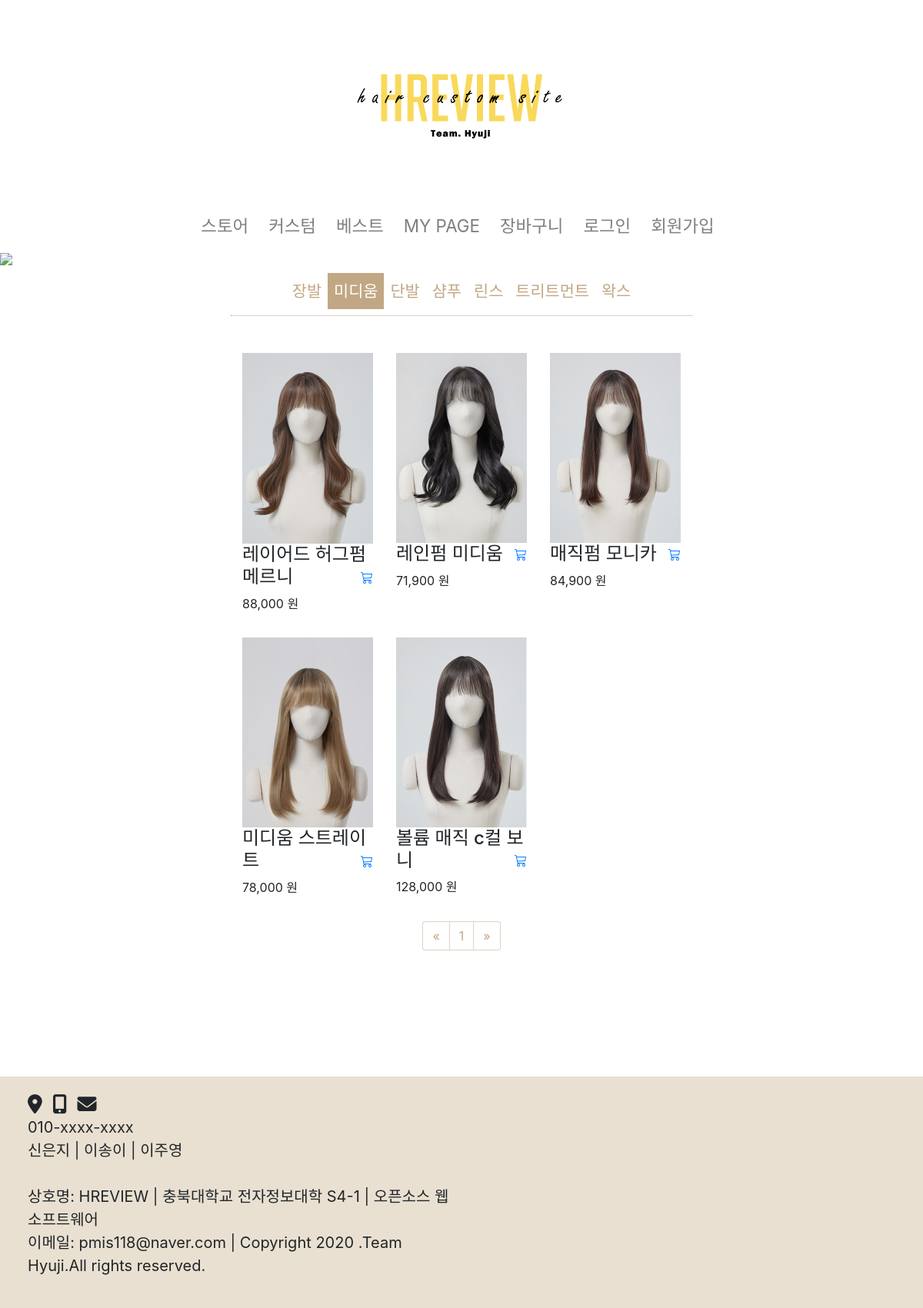
Before: /hyuzi/store/product_list/2 with the older database file.
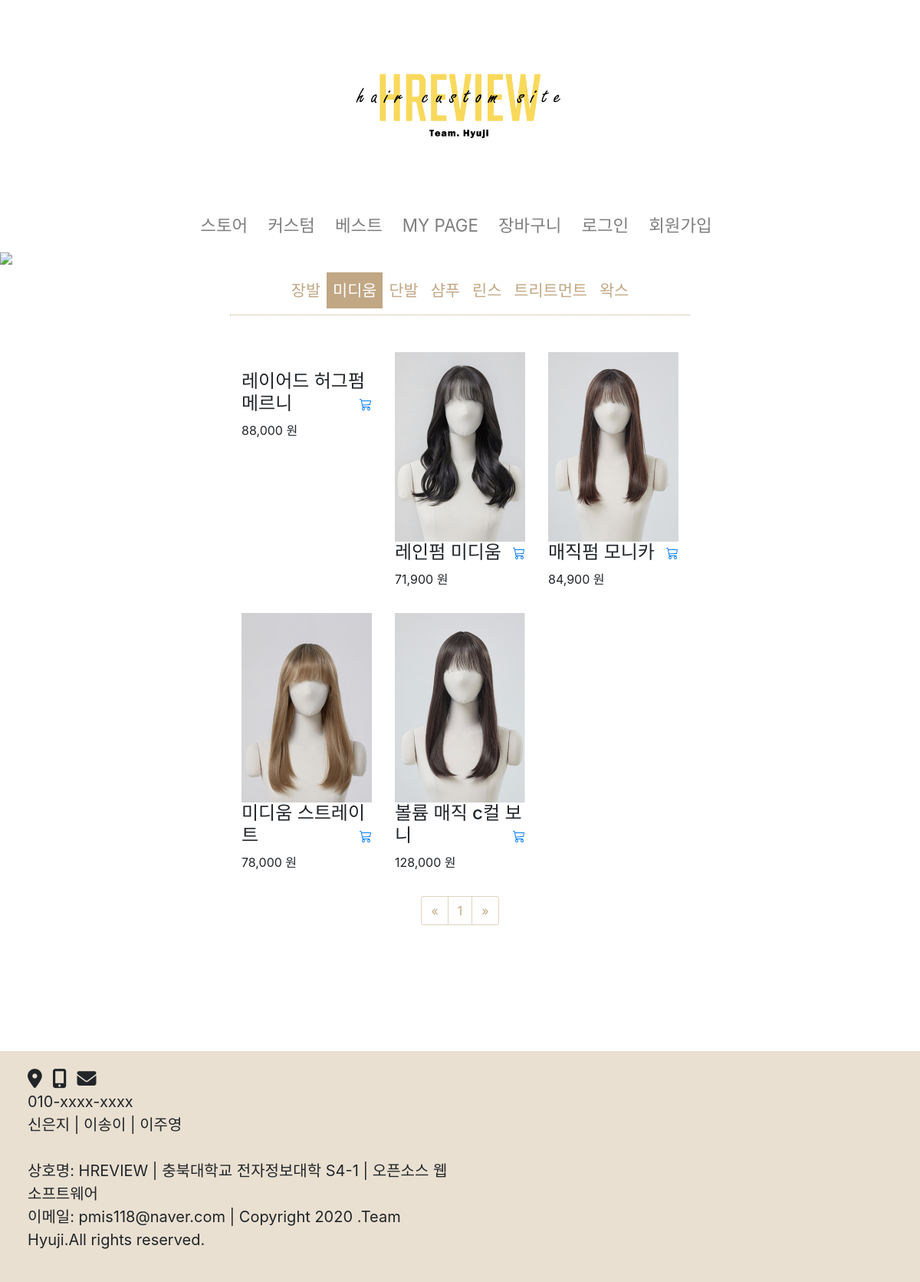
After: the same page with the newer database file.
### hyuzi/models.py (models this page shows, shortened)
class Product(models.Model):
    name = models.CharField(max_length=300, unique=True)
    category = models.ForeignKey(Category, on_delete=models.CASCADE)
    price = models.DecimalField(max_digits=10, decimal_places=0)
    sold = models.IntegerField(blank=True, null=True)
    image = models.ImageField(upload_to="image", blank=True)
    description = models.TextField(blank=True, null=True)
    slug = models.SlugField(max_length=200, unique=True)
    class Meta:
        ordering = ('name', )
        verbose_name = 'product'
        verbose_name_plural = 'products'

### hyuzi/views.py (the view)
# urls.py: path('store/product_list/<category_id>', views.product_list, name='category'),
def product_list(request, category_id):
    category = get_object_or_404(Category, id=category_id)
    product_all = Product.objects.filter(category_id=category).all()
    page_numbers_range = 9
    paginator = Paginator(product_all,page_numbers_range)
    page = request.GET.get('page')
    products = paginator.get_page(page)
    current_page = int(page) if page else 1
    start_index = int((current_page - 1) / page_numbers_range) * page_numbers_range
    end_index = start_index + page_numbers_range
    page_range = paginator.page_range[start_index:end_index]
    return render(request, 'hyuzi/product_list.html',{'product_all':product_all, 'category':category, 'products':products, 'page_range':page_range, 'paginator':paginator })

### hyuzi/context_processors.py (called while the page is built)
def counter(request):
    item_count = 0
    if 'admin' in request.path:
        return {}
    else:
        try:
            cart = Cart.objects.filter(cart_id = _cart_id(request))
            cart_items = CartItem.objects.all().filter(cart=cart[:1])
            for cart_item in cart_items:
                item_count += cart_item.quantity
        except ObjectDoesNotExist:
            item_count = 0
    return dict(item_count = item_count)

### hyuzi/views.py (called while the page is built)
def _cart_id(request):
    cart = request.session.session_key
    if not cart:
        cart = request.session.create()
    return cart

### hyuzi/templates/hyuzi/product_list.html (shortened to what the changed rows need)
{% extends 'base.html' %}
{% load static %}
{% load humanize %}
{% block content %}
<div class="container mt-5 pb-5" style="width: 50%">
    <div class="row portfolio-container" data-aos="fade-up" data-aos-delay="400">
            {% for product in products %}
                {% if product.category == category %}
                <div class="col-lg-4 col-md-6 portfolio-item filter-app">
                    <div class="portfolio-wrap">
                        {% if product.image %}
                      <img src="{{ product.image.url }}" class="img-fluid" alt="">
                        {% endif %}
                      <div class="portfolio-info">
                        <h4>{{ product.name }}</h4>
                        <p>{{ product.price|intcomma }} 원</p>
                        {% if user.is_authenticated %}
                          <a href="{% url 'add_cart' product.id %}"><svg class="bi bi-cart3" width="1em" height="1em" viewBox="0 0 16 16" fill="currentColor" xmlns="http://www.w3.org/2000/svg">
                            <path fill-rule="evenodd" d="M0 1.5A.5.5 0 0 1 .5 1H2a.5.5 0 0 1 .485.379L2.89 3H14.5a.5.5 0 0 1 .49.598l-1 5a.5.5 0 0 1-.465.401l-9.397.472L4.415 11H13a.5.5 0 0 1 0 1H4a.5.5 0 0 1-.491-.408L2.01 3.607 1.61 2H.5a.5.5 0 0 1-.5-.5zM3.102 4l.84 4.479 9.144-.459L13.89 4H3.102zM5 12a2 2 0 1 0 0 4 2 2 0 0 0 0-4zm7 0a2 2 0 1 0 0 4 2 2 0 0 0 0-4zm-7 1a1 1 0 1 0 0 2 1 1 0 0 0 0-2zm7 0a1 1 0 1 0 0 2 1 1 0 0 0 0-2z"/>
                          </svg></a>
                        {% else %}
                        <a onclick="alert('로그인이 필요한 기능입니다.')"; href="{% url 'login'%}"></a>
                        {% endif %}
                      </div>
                    </div>
                  </div>
                {% endif %}
            {% endfor %}
    </div>
</div>
{% endblock content %}

Changed rows visible on the page:
changed Product "레이어드 허그펌 메르니": image: picture removed
